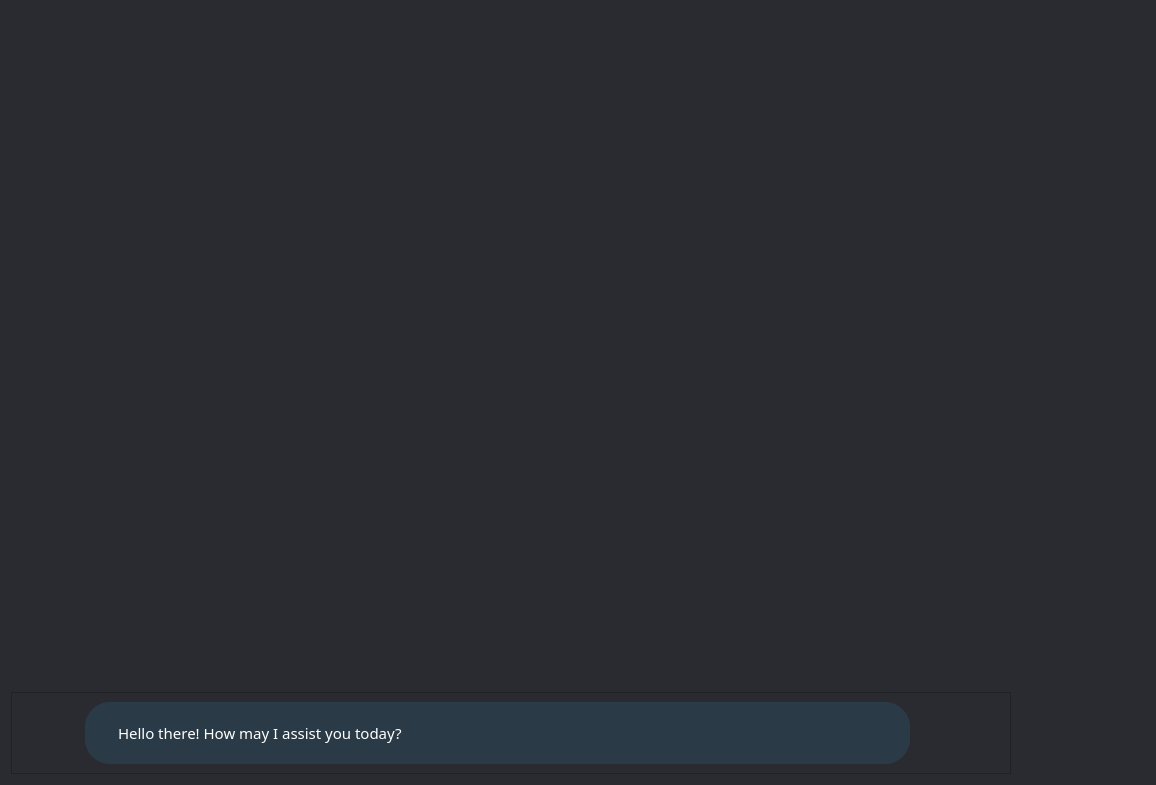
                <widget class="QWidget" name="scrollAreaWidgetContents">
                 <property name="geometry">
                  <rect>
                   <x>0</x>
                   <y>0</y>
                   <width>1156</width>
                   <height>785</height>
                  </rect>
                 </property>
                 <property name="minimumSize">
                  <size>
                   <width>0</width>
                   <height>0</height>
                  </size>
                 </property>
                 <property name="styleSheet">
                  <string notr="true">background-color: rgb(42, 43, 48);    </string>
                 </property>
                 <layout class="QVBoxLayout" name="verticalLayout_9">
                  <item>
                   <spacer name="verticalSpacer_7">
                    <property name="orientation">
                     <enum>Qt::Vertical</enum>
                    </property>
                    <property name="sizeHint" stdset="0">
                     <size>
                      <width>20</width>
                      <height>40</height>
                     </size>
                    </property>
                   </spacer>
                  </item>
                  <item>
                   <widget class="QFrame" name="botBubble">
                    <property name="sizePolicy">
                     <sizepolicy hsizetype="Preferred" vsizetype="Maximum">
                      <horstretch>0</horstretch>
                      <verstretch>0</verstretch>
                     </sizepolicy>
                    </property>
                    <property name="maximumSize">
                     <size>
                      <width>1000</width>
                      <height>16777215</height>
                     </size>
                    </property>
                    <property name="styleSheet">
                     <string notr="true">background-color: rgb(42, 43, 48); </string>
                    </property>
                    <property name="frameShape">
                     <enum>QFrame::StyledPanel</enum>
                    </property>
                    <property name="frameShadow">
                     <enum>QFrame::Raised</enum>
                    </property>
                    <layout class="QHBoxLayout" name="horizontalLayout_21">
                     <property name="leftMargin">
                      <number>0</number>
                     </property>
                     <property name="rightMargin">
                      <number>0</number>
                     </property>
                     <item>
                      <spacer name="horizontalSpacer_16">
                       <property name="orientation">
                        <enum>Qt::Horizontal</enum>
                       </property>
                       <property name="sizeType">
                        <enum>QSizePolicy::Fixed</enum>
                       </property>
                       <property name="sizeHint" stdset="0">
                        <size>
                         <width>7</width>
                         <height>20</height>
                        </size>
                       </property>
                      </spacer>
                     </item>
                     <item>
                      <widget class="QLabel" name="CB_botLogo">
                       <property name="minimumSize">
                        <size>
                         <width>40</width>
                         <height>40</height>
                        </size>
                       </property>
                       <property name="maximumSize">
                        <size>
                         <width>40</width>
                         <height>40</height>
                        </size>
                       </property>
                       <property name="text">
                        <string/>
                       </property>
                       <property name="pixmap">
                        <pixmap>../Assets/chatbot/chatbot-blue.png</pixmap>
                       </property>
                       <property name="scaledContents">
                        <bool>true</bool>
                       </property>
                      </widget>
                     </item>
                     <item>
                      <spacer name="horizontalSpacer_42">
                       <property name="orientation">
                        <enum>Qt::Horizontal</enum>
                       </property>
                       <property name="sizeType">
                        <enum>QSizePolicy::Fixed</enum>
                       </property>
                       <property name="sizeHint" stdset="0">
                        <size>
                         <width>20</width>
                         <height>20</height>
                        </size>
                       </property>
                      </spacer>
                     </item>
                     <item>
                      <widget class="QLabel" name="CB_botChat">
                       <property name="sizePolicy">
                        <sizepolicy hsizetype="Preferred" vsizetype="Maximum">
                         <horstretch>0</horstretch>
                         <verstretch>0</verstretch>
                        </sizepolicy>
                       </property>
                       <property name="minimumSize">
                        <size>
                         <width>0</width>
                         <height>50</height>
                        </size>
                       </property>
                       <property name="maximumSize">
                        <size>
                         <width>1000</width>
                         <height>16777215</height>
                        </size>
                       </property>
                       <property name="font">
                        <font>
                         <family>Poppins</family>
                        </font>
                       </property>
                       <property name="styleSheet">
                        <string notr="true">color: rgb(255, 255, 255);
background-color: #2A3B47;

padding-left: 30px;
padding-right: 25px;

padding-top: 20px;
padding-bottom: 20px;

border-radius: 25px;</string>
                       </property>
                       <property name="text">
                        <string>&lt;html&gt;&lt;head/&gt;&lt;body&gt;&lt;p&gt;&lt;span style=&quot; font-size:11pt;&quot;&gt;Hello there! How may I assist you today?&lt;/span&gt;&lt;/p&gt;&lt;/body&gt;&lt;/html&gt;</string>
                       </property>
                       <property name="alignment">
                        <set>Qt::AlignLeading|Qt::AlignLeft|Qt::AlignVCenter</set>
                       </property>
                       <property name="wordWrap">
                        <bool>true</bool>
                       </property>
                      </widget>
                     </item>
                     <item>
                      <spacer name="horizontalSpacer_17">
                       <property name="orientation">
                        <enum>Qt::Horizontal</enum>
                       </property>
                       <property name="sizeType">
                        <enum>QSizePolicy::Fixed</enum>
                       </property>
                       <property name="sizeHint" stdset="0">
                        <size>
                         <width>100</width>
                         <height>20</height>
                        </size>
                       </property>
                      </spacer>
                     </item>
                    </layout>
                   </widget>
                  </item>
                 </layout>
                </widget>
